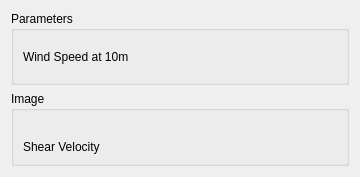
<?xml version="1.0" encoding="UTF-8"?>
<ui version="4.0">
 <class>WindLabGui::DlgDavenportSpectrum</class>
 <widget class="QWidget" name="WindLabGui::DlgDavenportSpectrum">
  <property name="geometry">
   <rect>
    <x>0</x>
    <y>0</y>
    <width>360</width>
    <height>177</height>
   </rect>
  </property>
  <property name="windowTitle">
   <string>Feature Parameters</string>
  </property>
  <property name="sizeGripEnabled" stdset="0">
   <bool>true</bool>
  </property>
  <layout class="QGridLayout" name="gridLayout">
   <item row="1" column="0">
    <widget class="QGroupBox" name="GroupBox5_5">
     <property name="title">
      <string>Image</string>
     </property>
     <layout class="QGridLayout" name="_6">
      <property name="leftMargin">
       <number>9</number>
      </property>
      <property name="topMargin">
       <number>9</number>
      </property>
      <property name="rightMargin">
       <number>9</number>
      </property>
      <property name="bottomMargin">
       <number>9</number>
      </property>
      <property name="spacing">
       <number>6</number>
      </property>
      <item row="1" column="0">
       <layout class="QHBoxLayout" name="horizontalLayout_9" stretch="0">
        <item>
         <widget class="QLabel" name="label_Image">
          <property name="text">
           <string/>
          </property>
         </widget>
        </item>
       </layout>
      </item>
      <item row="2" column="0">
       <layout class="QHBoxLayout" name="horizontalLayout_2" stretch="0,0">
        <item>
         <widget class="QLabel" name="label_2">
          <property name="text">
           <string>Shear Velocity</string>
          </property>
         </widget>
        </item>
        <item>
         <widget class="Gui::QuantitySpinBox" name="doubleSpinBox_ShearVelocity" native="true">
          <property name="keyboardTracking" stdset="0">
           <bool>false</bool>
          </property>
         </widget>
        </item>
       </layout>
      </item>
     </layout>
    </widget>
   </item>
   <item row="0" column="0">
    <widget class="QGroupBox" name="GroupBox5_3">
     <property name="title">
      <string>Parameters</string>
     </property>
     <layout class="QGridLayout" name="_3">
      <property name="leftMargin">
       <number>9</number>
      </property>
      <property name="topMargin">
       <number>9</number>
      </property>
      <property name="rightMargin">
       <number>9</number>
      </property>
      <property name="bottomMargin">
       <number>9</number>
      </property>
      <property name="spacing">
       <number>6</number>
      </property>
      <item row="1" column="0">
       <layout class="QHBoxLayout" name="horizontalLayout" stretch="0,0">
        <item>
         <widget class="QLabel" name="label">
          <property name="text">
           <string>Wind Speed at 10m</string>
          </property>
         </widget>
        </item>
        <item>
         <widget class="Gui::QuantitySpinBox" name="doubleSpinBox_MeanWindSpeed10" native="true">
          <property name="keyboardTracking" stdset="0">
           <bool>false</bool>
          </property>
         </widget>
        </item>
       </layout>
      </item>
     </layout>
    </widget>
   </item>
  </layout>
 </widget>
 <customwidgets>
  <customwidget>
   <class>Gui::QuantitySpinBox</class>
   <extends>QWidget</extends>
   <header>Gui/QuantitySpinBox.h</header>
  </customwidget>
 </customwidgets>
 <resources/>
 <connections/>
</ui>
